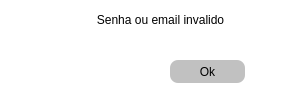
<?xml version="1.0" encoding="UTF-8"?>
<ui version="4.0">
 <class>senhasDiferentes</class>
 <widget class="QDialog" name="senhasDiferentes">
  <property name="geometry">
   <rect>
    <x>0</x>
    <y>0</y>
    <width>296</width>
    <height>100</height>
   </rect>
  </property>
  <property name="windowTitle">
   <string>Dialog</string>
  </property>
  <property name="styleSheet">
   <string notr="true">background-color: white;</string>
  </property>
  <widget class="QLabel" name="label_2">
   <property name="geometry">
    <rect>
     <x>60</x>
     <y>40</y>
     <width>61</width>
     <height>51</height>
    </rect>
   </property>
   <property name="styleSheet">
    <string notr="true">image: url(:/newPrefix/aviso.png);</string>
   </property>
   <property name="text">
    <string>&lt;html&gt;&lt;head/&gt;&lt;body&gt;&lt;p align=&quot;center&quot;&gt;&lt;br/&gt;&lt;/p&gt;&lt;/body&gt;&lt;/html&gt;</string>
   </property>
  </widget>
  <widget class="QPushButton" name="okSenhasDiferentes">
   <property name="geometry">
    <rect>
     <x>170</x>
     <y>60</y>
     <width>75</width>
     <height>23</height>
    </rect>
   </property>
   <property name="styleSheet">
    <string notr="true">border-radius: 8px;
background-color: rgb(193, 193, 193);</string>
   </property>
   <property name="text">
    <string>Ok</string>
   </property>
  </widget>
  <widget class="QLabel" name="label">
   <property name="geometry">
    <rect>
     <x>70</x>
     <y>10</y>
     <width>181</width>
     <height>21</height>
    </rect>
   </property>
   <property name="styleSheet">
    <string notr="true">background-color: rgb(255, 255, 255);
font: 75 italic 12pt &quot;Arial&quot;;
border-radius: 15px;</string>
   </property>
   <property name="text">
    <string>&lt;html&gt;&lt;head/&gt;&lt;body&gt;&lt;p align=&quot;center&quot;&gt;Senha ou email invalido&lt;/p&gt;&lt;/body&gt;&lt;/html&gt;</string>
   </property>
  </widget>
 </widget>
 <resources>
  <include location="img/img.qrc"/>
 </resources>
 <connections/>
</ui>
